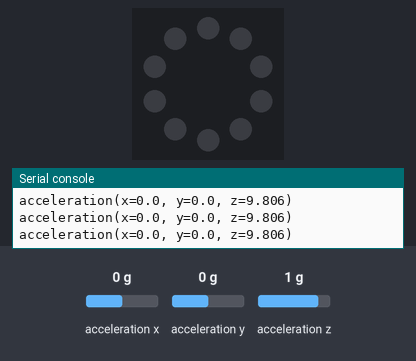
The program below on a simulated Circuit Playground running CircuitPython. Shown: the board's ring of 10 RGB LEDs (number 0 left of the top, counting anticlockwise), the last lines printed to the serial console. The inputs (shaded band) are chosen by the test bench; at power-on: acceleration x 0 g, acceleration y 0 g, acceleration z 1 g. Dim RGB values are drawn brighter than linear.

Above: at 1.2 s.
1.3 s: acceleration x set to -1.4 g
At 1.9 s:
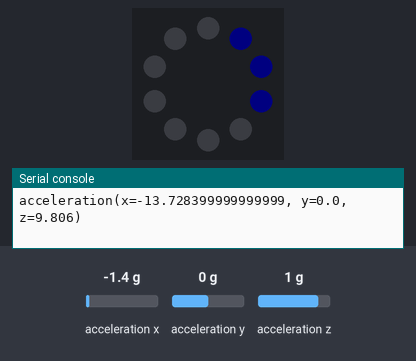
2.8 s: acceleration y set to -1.4 g
At 4.0 s:
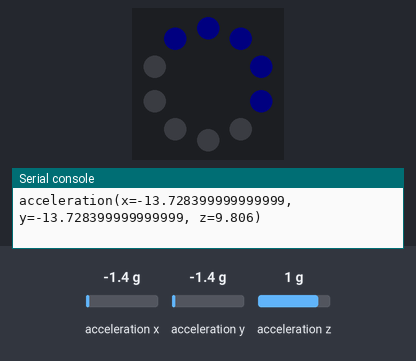
4.3 s: acceleration x set to 0.8 g
At 5.1 s:
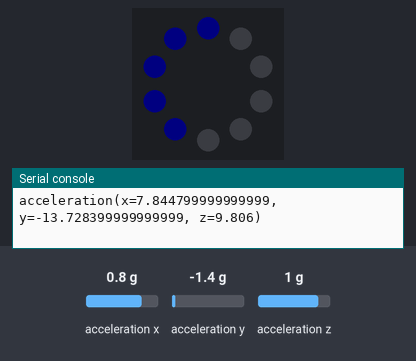
Timing chart, 0 to 7.3 s (numbered marks = the images above; inputs shaded):
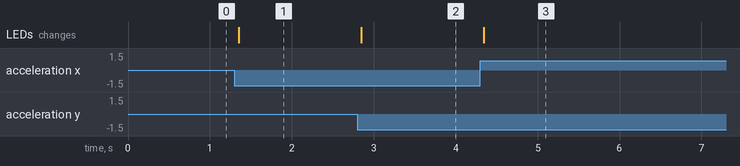

Measured:
- after the input at 1.3 s, the LEDs: change after 0.05 s (image 1)
- after the input at 2.8 s, the LEDs: change after 0.05 s (image 2)
- after the input at 4.3 s, the LEDs: change at once (image 3)

The program:

code34.py
```python
from adafruit_circuitplayground.express import cpx
import time
from simpleio import map_range

def light_sensor():
    while True:
        light = map_range(cpx.light, 0, 90, 0, 10)
        for i in range(int(light)):
            cpx.pixels[i] = 0x000050
        cpx.pixels.fill(0)

def temp_sensor():
    while True:
        f_temp = cpx.temperature*1.8 + 32
        heat = map_range(f_temp, 70, 90, 1, 10)
        for i in range(int(heat)):
            cpx.pixels[i] = 0x500000
        cpx.pixels.fill(0)

def acc_sensor():
    while True:
        x, y, z = cpx.acceleration
        print(cpx.acceleration)
        if x > 7:
            for i in range(1, 4):
                cpx.pixels[i] = (0, 0, 5)
        else:
            for i in range(1, 4):
                cpx.pixels[i] = (0, 0, 0)
        if y > 5:
            for i in range(4, 6):
                cpx.pixels[i] = (0, 0, 5)
        else:
            for i in range(4, 6):
                cpx.pixels[i] = (0, 0, 0)
        if x < -6:
            for i in range(6, 9):
                cpx.pixels[i] = (0, 0, 5)
        else:
            for i in range(6, 9):
                cpx.pixels[i] = (0, 0, 0)
        if y < -4:
            cpx.pixels[9] = (0, 0, 5)
            cpx.pixels[0] = (0, 0, 5)
        else:
            cpx.pixels[9] = (0, 0, 0)
            cpx.pixels[0] = (0, 0, 0)


def main():
    #light_sensor()
    #temp_sensor()
    acc_sensor()
    pass

if __name__ == "__main__":
    main()
```
